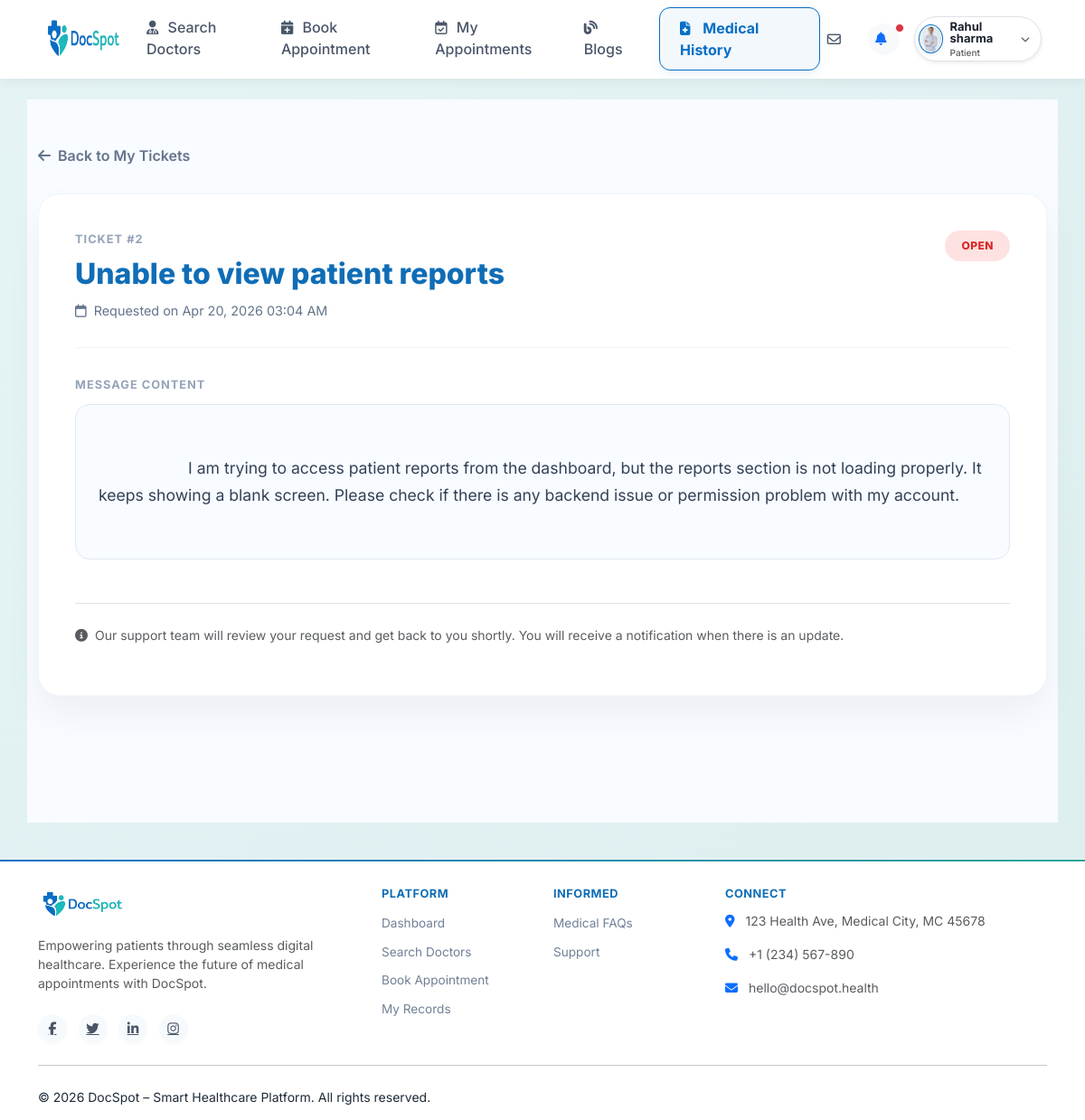
The page /support-ticket/2/ (signed in) on the database its author committed.
### user/models.py (models this page shows, shortened)
class tblSupportTicket(models.Model):
    STATUS_CHOICES = [
        ('open', 'Open'),
        ('in_progress', 'In Progress'),
        ('resolved', 'Resolved'),
        ('closed', 'Closed'),
    ]
    ticketID = models.AutoField(primary_key=True)
    userID = models.ForeignKey(tblUser, on_delete=models.SET_NULL, null=True, blank=True)
    name = models.TextField(max_length=100)
    email = models.TextField(max_length=100)
    subject = models.TextField(max_length=150)
    message = models.TextField(max_length=1000)
    status = models.CharField(max_length=20, choices=STATUS_CHOICES, default='open')
    createdDT = models.DateTimeField(auto_now_add=True)

### user/views.py (the view)
# urls.py: path('support-ticket/<int:id>/', views.supportTicketDetails, name='supportTicketDetails'),
def supportTicketDetails(request, id):
    user_id = request.session.get('user_id') or request.session.get('userID')
    user_context = tblUser.objects.filter(userID=user_id).first() if user_id else None
    if not user_context:
        return redirect('Login')
    ticket = tblSupportTicket.objects.filter(ticketID=id, userID=user_context).first()
    if not ticket:
        messages.error(request, "Ticket not found or you don't have permission to view it.")
        return redirect('mySupportTickets')
    base_template = 'base.html' if request.session.get('isDoctor') else 'patient_base.html'
    return render(request, 'support_ticket_details.html', {
        'ticket': ticket,
        'user_data': user_context,
        'base_template': base_template
    })

### user/templates/support_ticket_details.html (shortened to what this page needs)
{% extends base_template|default:'patient_base.html' %}
{% block content %}
<div class="dashboard-wrapper">
    <div class="container">
        <a href="{% url 'mySupportTickets' %}" class="back-btn">
            <i class="fa-solid fa-arrow-left"></i> Back to My Tickets
        </a>
        <div class="ticket-details-card">
            <div class="ticket-header">
                <div class="ticket-title-section">
                    <div class="info-label">Ticket #{{ ticket.ticketID }}</div>
                    <h2>{{ ticket.subject }}</h2>
                    <div class="ticket-meta">
                        <span><i class="fa-regular fa-calendar me-1"></i> Requested on {{ ticket.createdDT|date:"M d, Y h:i A" }}</span>
                    </div>
                </div>
                {% if ticket.status == 'open' %}
                    <span class="status-badge badge-open">Open</span>
                {% elif ticket.status == 'in_progress' %}
                    <span class="status-badge badge-progress">In Progress</span>
                {% elif ticket.status == 'resolved' %}
                    <span class="status-badge badge-resolved">Resolved</span>
                {% elif ticket.status == 'closed' %}
                    <span class="status-badge badge-closed">Closed</span>
                {% endif %}
            </div>
            <div class="ticket-body">
                <div class="info-label">Message Content</div>
                <div class="message-container">
                    {{ ticket.message }}
                </div>
            </div>
            <div class="mt-5 pt-4 border-top">
                <p class="text-muted small">
                    <i class="fa-solid fa-circle-info me-1"></i> Our support team will review your request and get back to you shortly. You will receive a notification when there is an update.
                </p>
            </div>
        </div>
    </div>
</div>
{% endblock %}

### user/static/css/docspot-theme.css (style rules this page uses)
:root { --primary-color: #0F6DB6; --primary-dark: #0A5FA1; --secondary-color: #23B6B3; --accent-color: #3ED1C8; --background-color: #F4FAFB; --card-color: #FFFFFF; --text-color: #1E2A38; }
body { background-color: var(--background-color) !important; color: var(--text-color) !important; }
h1, h2, h3, h4, h5, h6, .h1, .h2, .h3, .h4, .h5, .h6 { color: #0F6DB6 !important; }
a { color: var(--primary-color); }

### user/templates/support_ticket_details.html (style rules this page uses)
:root { --primary-blue: #0d6efd; --dark-navy: #1e293b; --bg-soft: #f8fbff; }
.dashboard-wrapper { min-height: 100vh; background: var(--bg-soft); padding: 50px 0 80px; }
.back-btn { display: inline-flex; align-items: center; gap: 8px; color: #64748b; text-decoration: none; font-weight: 600; margin-bottom: 30px; transition: color 0.2s; }
.ticket-details-card { background: #fff; border-radius: 24px; padding: 40px; box-shadow: 0 20px 40px rgba(0,0,0,0.05); border: 1px solid #f1f5f9; }
.ticket-header { display: flex; justify-content: space-between; align-items: flex-start; border-bottom: 1px solid #f1f5f9; padding-bottom: 30px; margin-bottom: 30px; }
.ticket-title-section h2 { font-weight: 800; color: var(--dark-navy); margin-bottom: 10px; }
.ticket-meta { display: flex; gap: 20px; color: #64748b; font-size: 0.9rem; }
.status-badge { font-size: 0.75rem; font-weight: 800; text-transform: uppercase; letter-spacing: 0.5px; padding: 8px 18px; border-radius: 50px; }
.badge-open { background: #fee2e2; color: #dc2626; }
.ticket-body { font-size: 1.1rem; line-height: 1.7; color: #334155; }
.message-container { background: #f8fbff; border-radius: 16px; padding: 25px; border: 1px solid #e2e8f0; white-space: pre-wrap; }
.info-label { font-size: 0.8rem; font-weight: 700; color: #94a3b8; text-transform: uppercase; letter-spacing: 1px; margin-bottom: 10px; }

### rows shown on the page
tblSupportTicket: ticketID "2", subject "Unable to view patient reports", createdDT "Apr 20, 2026 03:04 AM", message "I am trying to access patient reports from the dashboard, but the reports section is not loading properly. It keeps showing a blank screen. Please check if there is any backend issue or permission problem with my account."

### other values the page prints
{{ request.session.user_name }} "Rahul sharma"
